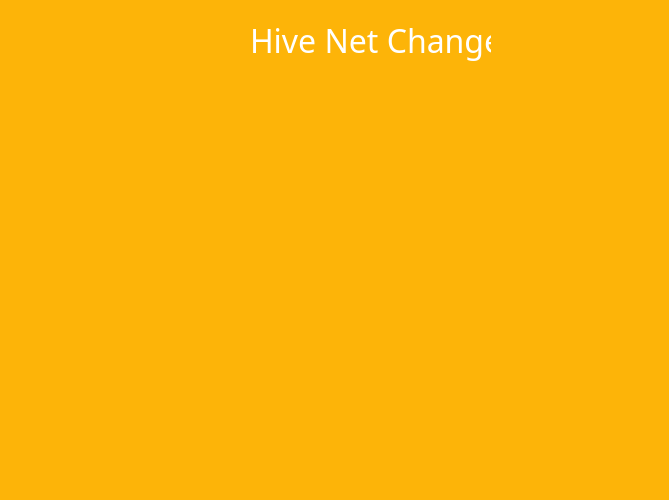
<?xml version="1.0" encoding="UTF-8"?>
<ui version="4.0">
 <class>Graph</class>
 <widget class="QDialog" name="Graph">
  <property name="geometry">
   <rect>
    <x>0</x>
    <y>0</y>
    <width>669</width>
    <height>500</height>
   </rect>
  </property>
  <property name="windowTitle">
   <string>Dialog</string>
  </property>
  <property name="styleSheet">
   <string notr="true">background-color: rgb(253, 180, 8);</string>
  </property>
  <widget class="QCustomPlot" name="customPlot" native="true">
   <property name="geometry">
    <rect>
     <x>10</x>
     <y>70</y>
     <width>641</width>
     <height>351</height>
    </rect>
   </property>
  </widget>
  <widget class="QLabel" name="label">
   <property name="geometry">
    <rect>
     <x>250</x>
     <y>20</y>
     <width>241</width>
     <height>41</height>
    </rect>
   </property>
   <property name="font">
    <font>
     <family>Didot</family>
     <pointsize>24</pointsize>
    </font>
   </property>
   <property name="styleSheet">
    <string notr="true">color: rgb(255, 255, 255);</string>
   </property>
   <property name="text">
    <string>Hive Net Change </string>
   </property>
  </widget>
 </widget>
 <customwidgets>
  <customwidget>
   <class>QCustomPlot</class>
   <extends>QWidget</extends>
   <header location="global">qcustomplot.h</header>
   <container>1</container>
  </customwidget>
 </customwidgets>
 <resources/>
 <connections/>
</ui>
